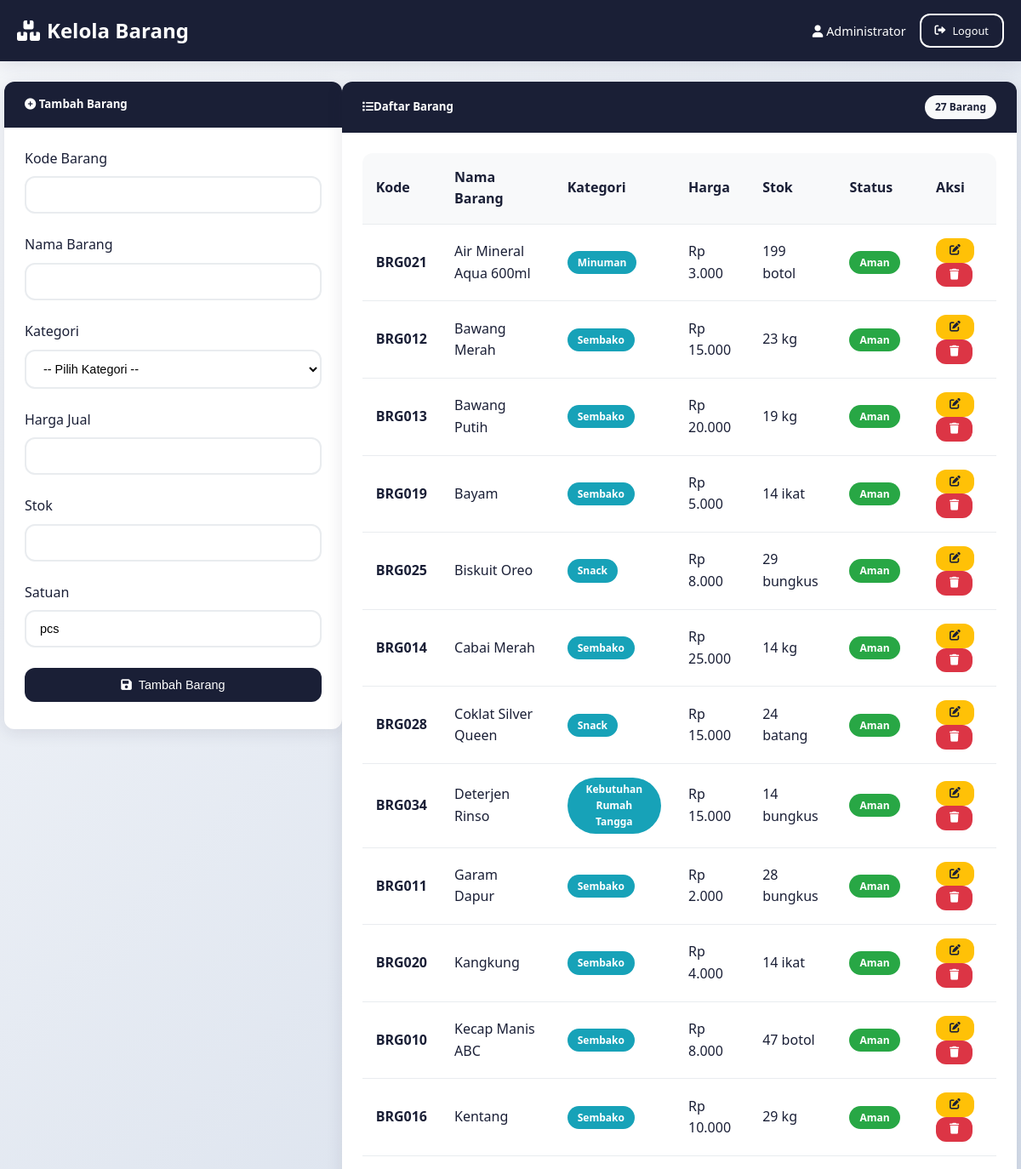
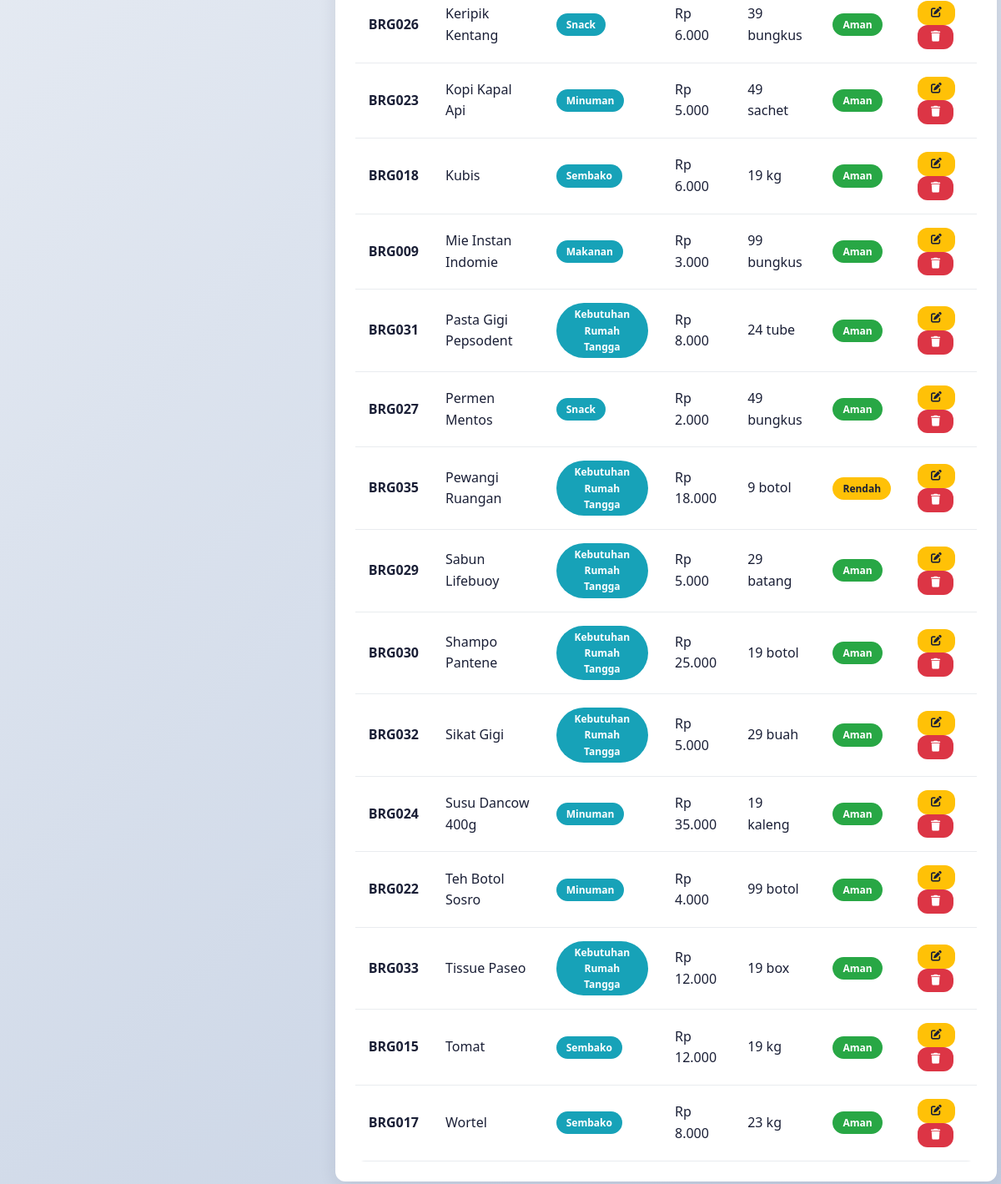
The page /kepala_toko/kelola_barang.php (signed in) on the database its author committed (2 pictures, top to bottom).
### tables this page shows
CREATE TABLE barang (
    id INT AUTO_INCREMENT PRIMARY KEY,
    kode_barang VARCHAR(20) UNIQUE NOT NULL,
    nama_barang VARCHAR(100) NOT NULL,
    kategori_id INT,
    harga_jual DECIMAL(10,2) NOT NULL,
    stok INT DEFAULT 0,
    satuan VARCHAR(20) DEFAULT 'pcs',
    created_at TIMESTAMP DEFAULT CURRENT_TIMESTAMP,
    updated_at TIMESTAMP DEFAULT CURRENT_TIMESTAMP ON UPDATE CURRENT_TIMESTAMP,
    FOREIGN KEY (kategori_id) REFERENCES kategori(id) ON DELETE SET NULL
);

CREATE TABLE kategori (
    id INT AUTO_INCREMENT PRIMARY KEY,
    nama_kategori VARCHAR(50) NOT NULL,
    created_at TIMESTAMP DEFAULT CURRENT_TIMESTAMP
);

### kepala_toko/kelola_barang.php (the view, shortened to what this page needs)
<?php
$database = new Database();
$db = $database->getConnection();
$query_barang = "SELECT b.*, k.nama_kategori FROM barang b
                 LEFT JOIN kategori k ON b.kategori_id = k.id
                 ORDER BY b.nama_barang";
$stmt_barang = $db->prepare($query_barang);
$stmt_barang->execute();
$barang_list = $stmt_barang->fetchAll(PDO::FETCH_ASSOC);
$edit_barang = null;
?>
<!DOCTYPE html>
<html lang="id">
<head>
    <link href="https://cdnjs.cloudflare.com/ajax/libs/font-awesome/6.0.0/css/all.min.css" rel="stylesheet">
    <link href="../assets/css/modern-style.css" rel="stylesheet">
</head>
<body>
    <nav class="navbar">
        <div class="container-fluid">
            <div class="navbar-content">
                <a class="navbar-brand" href="dashboard.php">
                    <i class="fas fa-boxes"></i>Kelola Barang
                </a>
                <div class="navbar-nav">
                    <span class="navbar-text">
                        <i class="fas fa-user"></i> <?php echo $_SESSION['nama_lengkap']; ?>
                    </span>
                    <a class="btn btn-outline-light btn-sm" href="../logout.php">
                        <i class="fas fa-sign-out-alt"></i>Logout
                    </a>
                </div>
            </div>
        </div>
    </nav>
    <div class="container-fluid mt-4">
        <div class="row">
            <div class="col-md-4">
                <div class="card mb-4 fade-in">
                    <div class="card-header">
                        <h5 class="mb-0">
                            <i class="fas fa-<?php echo $edit_barang ? 'edit' : 'plus-circle'; ?>"></i>
                            <?php echo $edit_barang ? 'Edit Barang' : 'Tambah Barang'; ?>
                        </h5>
                    </div>
                    <div class="card-body">
                        <form method="POST">
                            <div class="form-group">
                                <label class="form-label">Kode Barang</label>
                                <input type="text" class="form-control" name="kode_barang"
                                       value="<?php echo $edit_barang['kode_barang'] ?? ''; ?>" required>
                            </div>
                            <div class="form-group">
                                <label class="form-label">Nama Barang</label>
                                <input type="text" class="form-control" name="nama_barang"
                                       value="<?php echo $edit_barang['nama_barang'] ?? ''; ?>" required>
                            </div>
                            <div class="form-group">
                                <label class="form-label">Kategori</label>
                                <select class="form-select" name="kategori_id" required>
                                    <option value="">-- Pilih Kategori --</option>
                                </select>
                            </div>
                            <div class="form-group">
                                <label class="form-label">Harga Jual</label>
                                <input type="number" class="form-control" name="harga_jual"
                                       value="<?php echo $edit_barang['harga_jual'] ?? ''; ?>" min="0" step="100" required>
                            </div>
                            <div class="form-group">
                                <label class="form-label">Stok</label>
                                <input type="number" class="form-control" name="stok"
                                       value="<?php echo $edit_barang['stok'] ?? ''; ?>" min="0" required>
                            </div>
                            <div class="form-group">
                                <label class="form-label">Satuan</label>
                                <input type="text" class="form-control" name="satuan"
                                       value="<?php echo $edit_barang['satuan'] ?? 'pcs'; ?>" required>
                            </div>
                            <button type="submit" class="btn btn-primary w-100 mb-2">
                                <i class="fas fa-save"></i>
                                <?php echo $edit_barang ? 'Update Barang' : 'Tambah Barang'; ?>
                            </button>
                        </form>
                    </div>
                </div>
            </div>
            <div class="col-md-8">
                <div class="card fade-in">
                    <div class="card-header">
                        <h5 class="mb-0"><i class="fas fa-list"></i>Daftar Barang</h5>
                        <span class="badge bg-light"><?php echo count($barang_list); ?> Barang</span>
                    </div>
                    <div class="card-body">
                        <div class="table-responsive">
                            <table class="table table-hover">
                                <thead>
                                    <tr>
                                        <th>Kode</th>
                                        <th>Nama Barang</th>
                                        <th>Kategori</th>
                                        <th>Harga</th>
                                        <th>Stok</th>
                                        <th>Status</th>
                                        <th>Aksi</th>
                                    </tr>
                                </thead>
                                <tbody>
                                    <?php foreach ($barang_list as $barang): ?>
                                        <tr>
                                            <td><strong><?php echo $barang['kode_barang']; ?></strong></td>
                                            <td><?php echo $barang['nama_barang']; ?></td>
                                            <td>
                                                <span class="badge bg-info"><?php echo $barang['nama_kategori']; ?></span>
                                            </td>
                                            <td>Rp <?php echo number_format($barang['harga_jual'], 0, ',', '.'); ?></td>
                                            <td><?php echo $barang['stok'] . ' ' . $barang['satuan']; ?></td>
                                            <td>
                                                <?php if ($barang['stok'] <= 5): ?>
                                                    <span class="badge bg-danger">Kritis</span>
                                                <?php elseif ($barang['stok'] <= 10): ?>
                                                    <span class="badge bg-warning">Rendah</span>
                                                <?php else: ?>
                                                    <span class="badge bg-success">Aman</span>
                                                <?php endif; ?>
                                            </td>
                                            <td>
                                                <div class="btn-group" role="group">
                                                    <a href="?edit=<?php echo $barang['id']; ?>" class="btn btn-warning btn-sm">
                                                        <i class="fas fa-edit"></i>
                                                    </a>
                                                    <button class="btn btn-danger btn-sm" onclick="deleteBarang(<?php echo $barang['id']; ?>, '<?php echo $barang['nama_barang']; ?>')">
                                                        <i class="fas fa-trash"></i>
                                                    </button>
                                                </div>
                                            </td>
                                        </tr>
                                    <?php endforeach; ?>
                                </tbody>
                            </table>
                        </div>
                    </div>
                </div>
            </div>
        </div>
    </div>
</body>
</html>

### assets/css/modern-style.css (style rules this page uses)
:root { --primary-color: #1a1f36; --secondary-color: #f4d03f; --primary-light: #2c3454; --secondary-light: #f7dc6f; --white: #ffffff; --light-gray: #f8f9fa; --medium-gray: #e9ecef; --dark-gray: #6c757d; --success: #28a745; --warning: #ffc107; --danger: #dc3545; --info: #17a2b8; --shadow: 0 4px 20px rgba(26, 31, 54, 0.1); --shadow-hover: 0 8px 30px rgba(26, 31, 54, 0.15); --border-radius: 12px; --transition: all 0.3s cubic-bezier(0.4, 0, 0.2, 1); }
* { margin: 0; padding: 0; box-sizing: border-box; }
body { font-family: 'Segoe UI', Tahoma, Geneva, Verdana, sans-serif; line-height: 1.6; color: var(--primary-color); background: linear-gradient(135deg, #f5f7fa 0%, #c3cfe2 100%); min-height: 100vh; }
.container-fluid { width: 100%; padding: 0 20px; }
.row { display: flex; flex-wrap: wrap; margin: 0 -15px; }
@media (min-width: 768px) { .col-md-4 { flex: 0 0 33.333333%; max-width: 33.333333%; } }
@media (min-width: 768px) { .col-md-8 { flex: 0 0 66.666667%; max-width: 66.666667%; } }
.navbar { background: var(--primary-color); padding: 1rem 0; box-shadow: var(--shadow); position: sticky; top: 0; z-index: 1000; }
.navbar-content { display: flex; justify-content: space-between; align-items: center; }
.navbar-brand { color: var(--white); text-decoration: none; font-size: 1.5rem; font-weight: 700; display: flex; align-items: center; gap: 0.5rem; }
.navbar-nav { display: flex; align-items: center; gap: 1rem; }
.navbar-text { color: var(--white); font-size: 0.9rem; }
.card { background: var(--white); border-radius: var(--border-radius); box-shadow: var(--shadow); transition: var(--transition); overflow: hidden; margin-bottom: 1.5rem; }
.card-header { background: var(--primary-color); color: var(--white); padding: 1rem 1.5rem; border-bottom: none; display: flex; justify-content: space-between; align-items: center; }
.card-body { padding: 1.5rem; }
.btn { display: inline-flex; align-items: center; justify-content: center; gap: 0.5rem; padding: 0.75rem 1.5rem; border: none; border-radius: var(--border-radius); font-size: 0.9rem; font-weight: 500; text-decoration: none; cursor: pointer; transition: var(--transition); white-space: nowrap; }
.btn-primary { background: var(--primary-color); color: var(--white); }
.btn-warning { background: var(--warning); color: var(--primary-color); }
.btn-danger { background: var(--danger); color: var(--white); }
.btn-outline-light { background: transparent; color: var(--white); border: 2px solid var(--white); }
.btn-sm { padding: 0.5rem 1rem; font-size: 0.8rem; }
.w-100 { width: 100%; }
.form-group { margin-bottom: 1.5rem; }
.form-label { display: block; margin-bottom: 0.5rem; font-weight: 500; color: var(--primary-color); }
.form-control, .form-select { width: 100%; padding: 0.75rem 1rem; border: 2px solid var(--medium-gray); border-radius: var(--border-radius); font-size: 0.9rem; transition: var(--transition); background: var(--white); }
.table-responsive { overflow-x: auto; border-radius: var(--border-radius); }
.table { width: 100%; border-collapse: collapse; background: var(--white); }
.table th, .table td { padding: 1rem; text-align: left; border-bottom: 1px solid var(--medium-gray); }
.table th { background: var(--light-gray); font-weight: 600; color: var(--primary-color); }
.badge { display: inline-block; padding: 0.25rem 0.75rem; font-size: 0.75rem; font-weight: 600; border-radius: 50px; text-align: center; }
.badge.bg-success { background: var(--success); color: var(--white); }
.badge.bg-warning { background: var(--warning); color: var(--primary-color); }
.badge.bg-info { background: var(--info); color: var(--white); }
.badge.bg-light { background: var(--light-gray); color: var(--primary-color); }
.mb-0 { margin-bottom: 0; }
.mb-2 { margin-bottom: 0.5rem; }
.mb-4 { margin-bottom: 1.5rem; }
.mt-4 { margin-top: 1.5rem; }
.fade-in { animation: fadeIn 0.5s ease-out; }

### rows shown on the page
barang: kode_barang "BRG021", nama_barang "Air Mineral Aqua 600ml", kategori.nama_kategori "Minuman", harga_jual "3.000", stok "199", satuan "botol", shows "Aman"
barang: kode_barang "BRG012", nama_barang "Bawang Merah", kategori.nama_kategori "Sembako", harga_jual "15.000", stok "23", satuan "kg", shows "Aman"
barang: kode_barang "BRG013", nama_barang "Bawang Putih", kategori.nama_kategori "Sembako", harga_jual "20.000", stok "19", satuan "kg", shows "Aman"
barang: kode_barang "BRG019", nama_barang "Bayam", kategori.nama_kategori "Sembako", harga_jual "5.000", stok "14", satuan "ikat", shows "Aman"
barang: kode_barang "BRG025", nama_barang "Biskuit Oreo", kategori.nama_kategori "Snack", harga_jual "8.000", stok "29", satuan "bungkus", shows "Aman"
barang: kode_barang "BRG014", nama_barang "Cabai Merah", kategori.nama_kategori "Sembako", harga_jual "25.000", stok "14", satuan "kg", shows "Aman"
barang: kode_barang "BRG028", nama_barang "Coklat Silver Queen", kategori.nama_kategori "Snack", harga_jual "15.000", stok "24", satuan "batang", shows "Aman"
barang: kode_barang "BRG034", nama_barang "Deterjen Rinso", kategori.nama_kategori "Kebutuhan Rumah Tangga", harga_jual "15.000", stok "14", satuan "bungkus", shows "Aman"
barang: kode_barang "BRG011", nama_barang "Garam Dapur", kategori.nama_kategori "Sembako", harga_jual "2.000", stok "28", satuan "bungkus", shows "Aman"
barang: kode_barang "BRG020", nama_barang "Kangkung", kategori.nama_kategori "Sembako", harga_jual "4.000", stok "14", satuan "ikat", shows "Aman"
barang: kode_barang "BRG010", nama_barang "Kecap Manis ABC", kategori.nama_kategori "Sembako", harga_jual "8.000", stok "47", satuan "botol", shows "Aman"
barang: kode_barang "BRG016", nama_barang "Kentang", kategori.nama_kategori "Sembako", harga_jual "10.000", stok "29", satuan "kg", shows "Aman"
barang: kode_barang "BRG026", nama_barang "Keripik Kentang", kategori.nama_kategori "Snack", harga_jual "6.000", stok "39", satuan "bungkus", shows "Aman"
barang: kode_barang "BRG023", nama_barang "Kopi Kapal Api", kategori.nama_kategori "Minuman", harga_jual "5.000", stok "49", satuan "sachet", shows "Aman"
barang: kode_barang "BRG018", nama_barang "Kubis", kategori.nama_kategori "Sembako", harga_jual "6.000", stok "19", satuan "kg", shows "Aman"
barang: kode_barang "BRG009", nama_barang "Mie Instan Indomie", kategori.nama_kategori "Makanan", harga_jual "3.000", stok "99", satuan "bungkus", shows "Aman"
barang: kode_barang "BRG031", nama_barang "Pasta Gigi Pepsodent", kategori.nama_kategori "Kebutuhan Rumah Tangga", harga_jual "8.000", stok "24", satuan "tube", shows "Aman"
barang: kode_barang "BRG027", nama_barang "Permen Mentos", kategori.nama_kategori "Snack", harga_jual "2.000", stok "49", satuan "bungkus", shows "Aman"
barang: kode_barang "BRG035", nama_barang "Pewangi Ruangan", kategori.nama_kategori "Kebutuhan Rumah Tangga", harga_jual "18.000", stok "9", satuan "botol", shows "Rendah"
barang: kode_barang "BRG029", nama_barang "Sabun Lifebuoy", kategori.nama_kategori "Kebutuhan Rumah Tangga", harga_jual "5.000", stok "29", satuan "batang", shows "Aman"
barang: kode_barang "BRG030", nama_barang "Shampo Pantene", kategori.nama_kategori "Kebutuhan Rumah Tangga", harga_jual "25.000", stok "19", satuan "botol", shows "Aman"
barang: kode_barang "BRG032", nama_barang "Sikat Gigi", kategori.nama_kategori "Kebutuhan Rumah Tangga", harga_jual "5.000", stok "29", satuan "buah", shows "Aman"
barang: kode_barang "BRG024", nama_barang "Susu Dancow 400g", kategori.nama_kategori "Minuman", harga_jual "35.000", stok "19", satuan "kaleng", shows "Aman"
barang: kode_barang "BRG022", nama_barang "Teh Botol Sosro", kategori.nama_kategori "Minuman", harga_jual "4.000", stok "99", satuan "botol", shows "Aman"
barang: kode_barang "BRG033", nama_barang "Tissue Paseo", kategori.nama_kategori "Kebutuhan Rumah Tangga", harga_jual "12.000", stok "19", satuan "box", shows "Aman"
barang: kode_barang "BRG015", nama_barang "Tomat", kategori.nama_kategori "Sembako", harga_jual "12.000", stok "19", satuan "kg", shows "Aman"
barang: kode_barang "BRG017", nama_barang "Wortel", kategori.nama_kategori "Sembako", harga_jual "8.000", stok "23", satuan "kg", shows "Aman"

### other values the page prints
$_SESSION['nama_lengkap'] "Administrator"
count($barang_list) "27"
